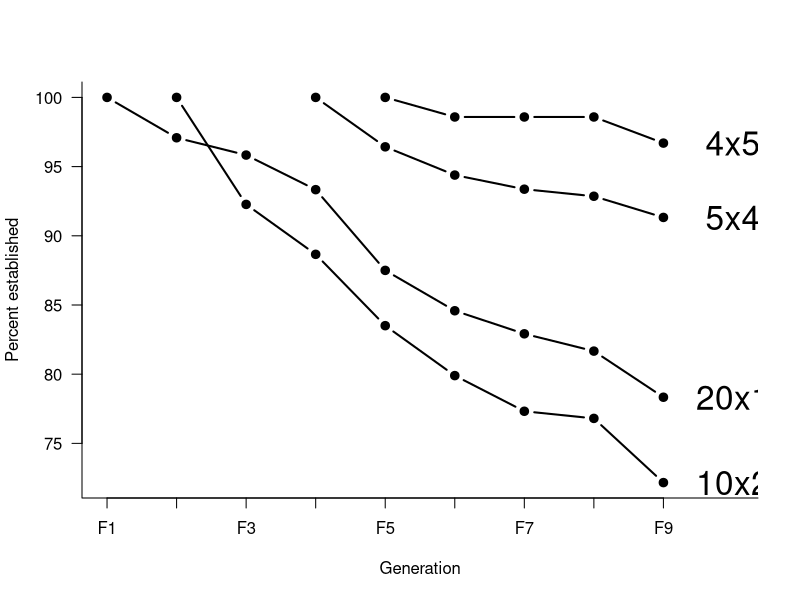

R code for this plot:
### Title: establishment-through-time

#### Load libraries ####
# Clear environment if necessary
# rm(list=ls())

library(tidyr)
library(dplyr)
library(viridis)

#### Read experiment data ####
b <- read.csv("data/clean-establishment-data.csv", stringsAsFactors = FALSE) %>%
  filter(gap == FALSE) %>%
  select(ID, size, number, extant1, extant2, extant3, extant4, extant5, extant6, extant7, extant8, extant9) %>%
  gather(key = generation, value = extant, -c(1, 2, 3)) %>%
  group_by(size, number, generation) %>%
  summarize(establish_prop = mean(extant)) %>%
  spread(key = generation, value = establish_prop) %>%
  mutate(intro_regime = paste(size, number, sep = "x")) %>%
  ungroup() %>%
  arrange(number) %>%
  select(12, 3:11) %>%
  as.data.frame()
b

# Set the time points where populations were sustained by additinoal introductions to NA so they don't plot
b[2, 2] <- NA
b[3, 2:4] <- NA
b[4, 2:5] <- NA

par(family = "Helvetica")
matplot(x = 1:9, y = 100*t(b[, -1]), lty = 1, pch = 19, lwd = 2, col = 1, type = "b", xlab = "Generation", ylab = "Percent established", xaxt = "n", yaxt = "n", xlim = c(1, 10), bty = "L")
axis(side = 1, at = 1:9, labels = c("F1", "", "F3", "", "F5", "", "F7", "", "F9"))
axis(side = 2, las = 1)
text(x = 10, y = 100 * b[, ncol(b)], labels = b[, 1], cex = 2)
